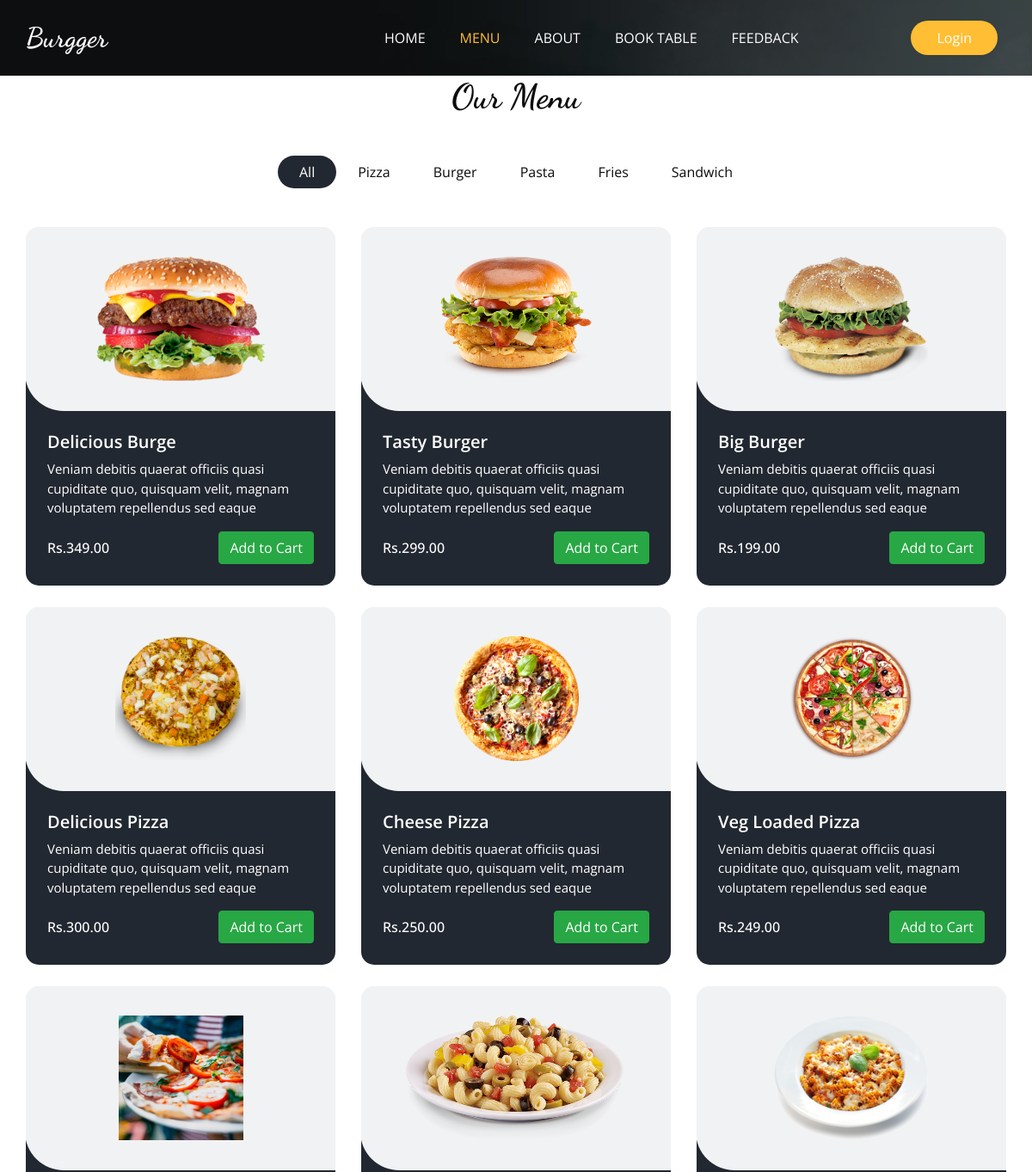
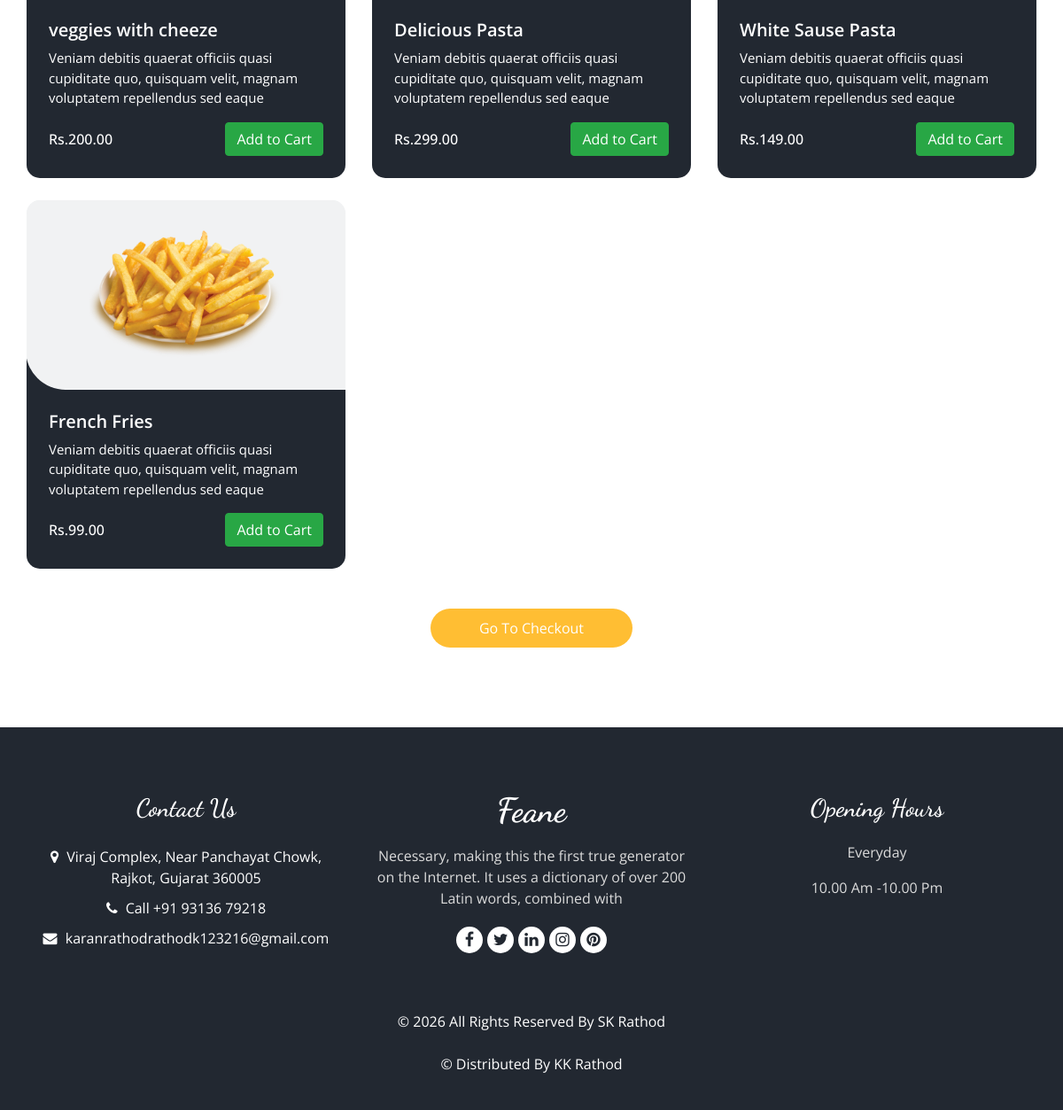
The app's page /menu/ with its own data (2 pictures, top to bottom).
### Base_App/models.py (models this page shows, shortened)
class ItemList(models.Model):
    Category_name = models.CharField(max_length=50, unique=True)
    def __str__(self):
        return self.Category_name

class Items(models.Model):
    Item_name = models.CharField(max_length=100)
    description = models.TextField()
    Price = models.DecimalField(max_digits=10, decimal_places=2)  # 💡 More precise than Integer
    Category = models.ForeignKey(ItemList, related_name='items', on_delete=models.CASCADE)
    Image = models.ImageField(upload_to='items/')

### Base_App/views.py (the view)
# urls.py: path('menu/', MenuView, name='Menu'),
def MenuView(request):
    items = Items.objects.all()
    list = ItemList.objects.all()
    return render(request, 'menu.html', {'items': items, 'list': list})

### Template/menu.html (shortened to what this page needs)
{% extends "base.html" %}
{% block class %}class="sub_page"{% endblock class %}
{% block menu_status %}active{% endblock menu_status %}
{% load static %}
{% block main %}
  <section class="food_section layout_padding-bottom">
    <div class="container">
      <div class="heading_container heading_center">
        <h2>
          Our Menu
        </h2>
      </div>
      <ul class="filters_menu">
        <li class="active" data-filter="*">All</li>
        {% for i in list %}
        <li data-filter=".{{i.Category_name}}">{{i.Category_name}}</li>
        {% endfor %}
      </ul>
      <div class="filters-content">
        <div class="row grid">
          {% for j in items %}
          <div class="col-sm-6 col-lg-4 all {{j.Category}}">
            <div class="box">
              <div>
                <div class="img-box">
                  <img src="/media/{{j.Image}} " alt="{{j.Image}}">
                </div>
                <div class="detail-box">
                  <h5>
                    {{j.Item_name}}
                  </h5>
                  <p>
                    {{j.description}}
                  </p>
                  <div class="options">
                    <h6>
                      Rs.{{j.Price}}
                    </h6>
                    <button class="btn btn-success add-to-cart" data-item-id="{{j.id}}" data-item-name="{{j.Item_name}}" data-item-price="{{j.Price}}">
                      Add to Cart
                    </button>
                  </div>
                </div>
              </div>
            </div>
          </div>
          {% endfor %}
        </div>
      </div>
      <div class="btn-box">
  <a href="{% url 'checkout' %}" class="btn btn-warning">
    Go To Checkout
  </a>
</div>
    </div>
  </section>
{% endblock main %}

### Template/base.html (shortened to what this page needs)
<!DOCTYPE html>
<html>
{% load static %}
<head>
  <link rel="stylesheet" type="text/css" href="{% static 'css/bootstrap.css' %}" />
  <link rel="stylesheet" type="text/css" href="https://cdnjs.cloudflare.com/ajax/libs/OwlCarousel2/2.3.4/assets/owl.carousel.min.css" />
  <link rel="stylesheet" href="https://cdnjs.cloudflare.com/ajax/libs/jquery-nice-select/1.1.0/css/nice-select.min.css" />
  <link href="{% static 'css/font-awesome.min.css' %}" rel="stylesheet" />
  <link href="{% static 'css/style.css' %}" rel="stylesheet" />
  <link href="{% static 'css/responsive.css' %}" rel="stylesheet" />
</head>
<body {% block class %}{% endblock class %}>
  <div class="hero_area">
    <div class="bg-box">
      <img src="{% static 'images/feedback.jpg' %}" alt="">
    </div>
    <header class="header_section">
      <div class="container">
        <nav class="navbar navbar-expand-lg custom_nav-container ">
          <a class="navbar-brand" href="{% url "Home" %}">
            <span>
              Burgger
            </span>
          </a>
          <div class="collapse navbar-collapse" id="navbarSupportedContent">
            <ul class="navbar-nav  mx-auto ">
              <li class="nav-item {% block home_status %}{% endblock home_status %}">
                <a class="nav-link" href="{% url "Home" %}">Home <span class="sr-only">(current)</span></a>
              </li>
              <li class="nav-item {% block menu_status %}{% endblock menu_status %}">
                <a class="nav-link " href="{% url "Menu" %}">Menu</a>
              </li>
              <li class="nav-item {% block about_status %}{% endblock about_status %}">
                <a class="nav-link" href="{% url "About" %}">About</a>
              </li>
              <li class="nav-item {% block table_status %}{% endblock table_status %}">
                <a class="nav-link" href="{% url "Book_Table" %}">Book Table</a>
              </li>
              <li class="nav-item {% block feedback_status %}{% endblock feedback_status %}">
                <a class="nav-link" href="{% url "Feedback_Form" %}">Feedback</a>
              </li>
            </ul>
            <div class="user_option">
              <div class="user_option">
                {% if user.is_authenticated %}
                  <span style="background-color: #f8c6c6; color: #000; padding: 5px 10px; border-radius: 5px; font-weight: bold;">
                    {{ user.username }}
                  </span>
                  <a href="{% url 'logout' %}" class="btn btn-secondary">Logout</a>
                  <button id="cart-button" class="btn btn-primary">
                    <i class="fa fa-shopping-cart"></i> Cart
                  </button>
                {% else %}
                  <a href="{% url 'login' %}" class="btn order_online">Login</a>
                {% endif %}
              </div>
            </div>
          </div>
        </nav>
      </div>
    </header>
  </div>
 {% block main %}{% endblock main %}
  <footer class="footer_section">
    <div class="container">
      <div class="row">
        <div class="col-md-4 footer-col">
          <div class="footer_contact">
            <h4>
              Contact Us
            </h4>
            <div class="contact_link_box">
              <a href="">
                <i class="fa fa-map-marker" aria-hidden="true"></i>
                <span>
                  Viraj Complex, Near Panchayat Chowk, Rajkot, Gujarat 360005
                </span>
              </a>
              <a href="">
                <i class="fa fa-phone" aria-hidden="true"></i>
                <span>
                  Call +91 93136 79218
                </span>
              </a>
              <a href="">
                <i class="fa fa-envelope" aria-hidden="true"></i>
                <span>
                  karanrathodrathodk123216@gmail.com
                </span>
              </a>
            </div>
          </div>
        </div>
        <div class="col-md-4 footer-col">
          <div class="footer_detail">
            <a href="" class="footer-logo">
              Feane
            </a>
            <p>
              Necessary, making this the first true generator on the Internet. It uses a dictionary of over 200 Latin words, combined with
            </p>
            <div class="footer_social">
              <a href="">
                <i class="fa fa-facebook" aria-hidden="true"></i>
              </a>
              <a href="">
                <i class="fa fa-twitter" aria-hidden="true"></i>
              </a>
              <a href="">
                <i class="fa fa-linkedin" aria-hidden="true"></i>
              </a>
              <a href="">
                <i class="fa fa-instagram" aria-hidden="true"></i>
              </a>
              <a href="">
                <i class="fa fa-pinterest" aria-hidden="true"></i>
              </a>
            </div>
          </div>
        </div>
        <div class="col-md-4 footer-col">
          <h4>
            Opening Hours
          </h4>
          <p>
            Everyday
          </p>
          <p>
            10.00 Am -10.00 Pm
          </p>
        </div>
      </div>
      <div class="footer-info">
        <p>
          &copy; <span id="displayYear"></span> All Rights Reserved By
          <a href="https://html.design/">SK Rathod</a><br><br>
          &copy;  Distributed By
          <a href="https://themewagon.com/" target="_blank">KK Rathod</a>
        </p>
      </div>
    </div>
  </footer>
</body>
</html>

### Static/css/responsive.css (style rules this page uses)
@media (min-width: 1200px) { .container { max-width: 1170px; } }

### records on screen
ItemList: Category_name "Pizza"
ItemList: Category_name "Burger"
ItemList: Category_name "Pasta"
ItemList: Category_name "Fries"
ItemList: Category_name "Sandwich"
Items: Image (picture), Item_name "Delicious Burge", description "Veniam debitis quaerat officiis quasi cupiditate quo, quisquam velit, magnam voluptatem repellendus sed eaque", Price "349.00"
Items: Image (picture), Item_name "Tasty Burger", description "Veniam debitis quaerat officiis quasi cupiditate quo, quisquam velit, magnam voluptatem repellendus sed eaque", Price "299.00"
Items: Image (picture), Item_name "Big Burger", description "Veniam debitis quaerat officiis quasi cupiditate quo, quisquam velit, magnam voluptatem repellendus sed eaque", Price "199.00"
Items: Image (picture), Item_name "Delicious Pizza", description "Veniam debitis quaerat officiis quasi cupiditate quo, quisquam velit, magnam voluptatem repellendus sed eaque", Price "300.00"
Items: Image (picture), Item_name "Cheese Pizza", description "Veniam debitis quaerat officiis quasi cupiditate quo, quisquam velit, magnam voluptatem repellendus sed eaque", Price "250.00"
Items: Image (picture), Item_name "Veg Loaded Pizza", description "Veniam debitis quaerat officiis quasi cupiditate quo, quisquam velit, magnam voluptatem repellendus sed eaque", Price "249.00"
Items: Image (picture), Item_name "veggies with cheeze", description "Veniam debitis quaerat officiis quasi cupiditate quo, quisquam velit, magnam voluptatem repellendus sed eaque", Price "200.00"
Items: Image (picture), Item_name "Delicious Pasta", description "Veniam debitis quaerat officiis quasi cupiditate quo, quisquam velit, magnam voluptatem repellendus sed eaque", Price "299.00"
Items: Image (picture), Item_name "White Sause Pasta", description "Veniam debitis quaerat officiis quasi cupiditate quo, quisquam velit, magnam voluptatem repellendus sed eaque", Price "149.00"
Items: Image (picture), Item_name "French Fries", description "Veniam debitis quaerat officiis quasi cupiditate quo, quisquam velit, magnam voluptatem repellendus sed eaque", Price "99.00"
